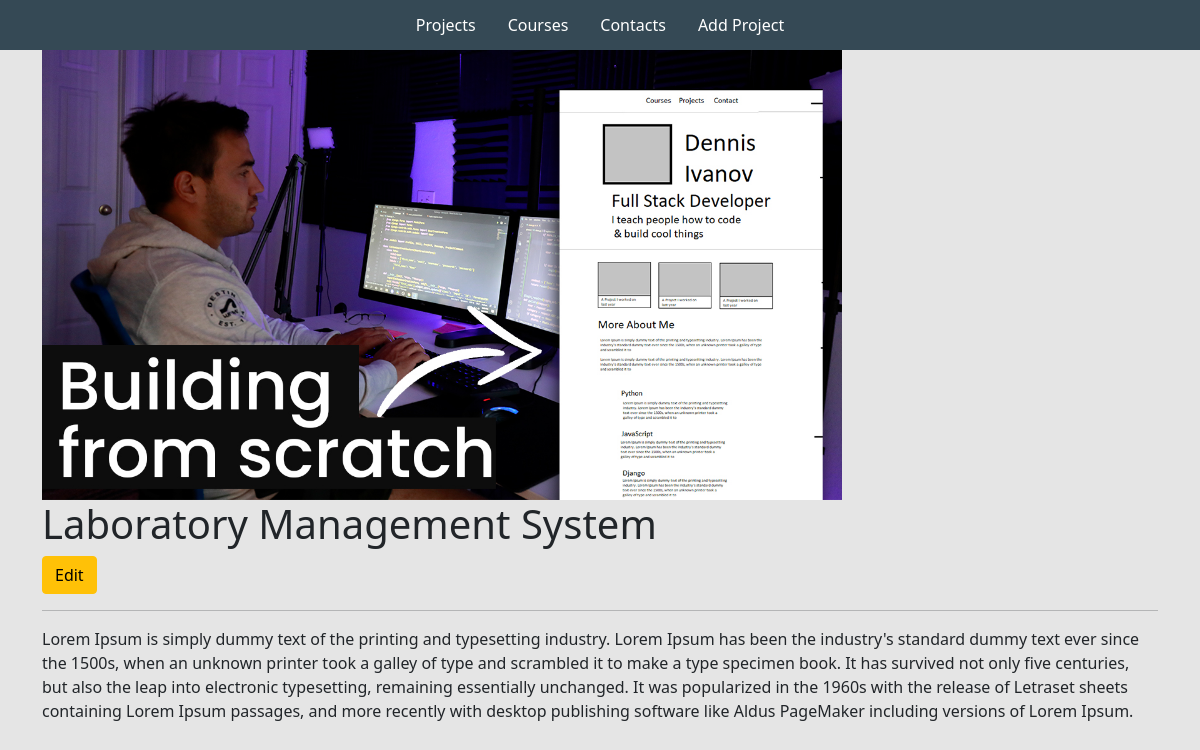
/project/23b84cea-8f29-492b-a1d4-28ad577b3346/, run on the app's committed database.
### base/models.py (models this page shows, shortened)
class Project(models.Model):
    title = models.CharField(max_length=200)
    thumbnail = models.ImageField(null=True)
    body = RichTextUploadingField()
    slug = models.SlugField(null=True, blank=True)
    created = models.DateTimeField(auto_now_add=True)
    id = models.UUIDField(default=uuid.uuid4, unique=True, primary_key=True,  editable=False)

### base/views.py (the view)
# urls.py: path('project/<str:pk>/', views.projectPage, name="project"),
def projectPage(request, pk):
    project = Project.objects.get(id=pk)
    context = {'project' : project}
    return render(request, 'base/project.html', context)

### base/templates/base/project.html
{% extends 'base/main.html' %}
{% load static %}
{% block content %}
    <div class="container">
        <img class="project--image" src = "{{project.thumbnail.url}}">
        <h1>{{project.title}}</h1>
        <a class="btn btn-warning" href="{% url 'edit-project' project.id %}" >Edit</a>
        <hr>
        <p>{{project.body|safe}}</p>
    </div>
{% endblock content%}

### static/styles/main.css (style rules this page uses)
body { background-color: #E5E5E5; }
.project--image { max-width: 800px; }

### data on the page
Project: thumbnail (picture), title "Laboratory Management System", body "Lorem Ipsum is simply dummy text of the printing and typesetting industry. Lorem Ipsum has been the industry's standard dummy text ever since the 1500s, when an unknown printer took a galley of type and scrambled it to make a type specimen book. It has survived not only five centuries, but also the leap into electronic typesetting, remaining essentially unchanged. It was popularized in the 1960s with the release of Letraset sheets containing Lorem Ipsum passages, and more recently with desktop publishing software like Aldus PageMaker including versions of Lorem Ipsum."
